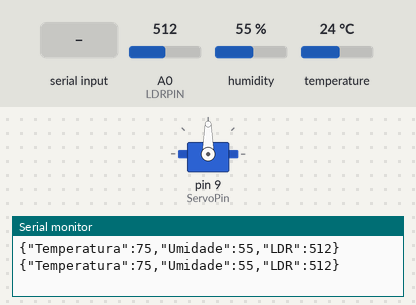
This sketch was run on a simulated Arduino Uno, built with avr-gcc and run on an emulated ATmega328P. On the bench: servo, the last lines printed to the serial monitor. Inputs (shaded band) come from the test bench; at power-on: A0 (LDRPIN) = 512, humidity 55 %, temperature 24 °C.

Above: at 3.8 s.
3.9 s: "L" received over Serial
At 7.2 s:
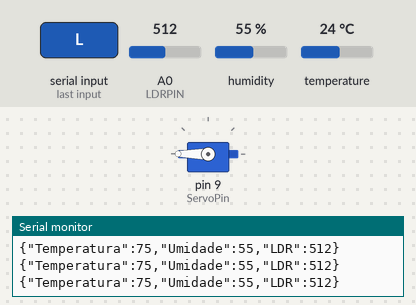
7.5 s: "R" received over Serial
At 9.5 s:
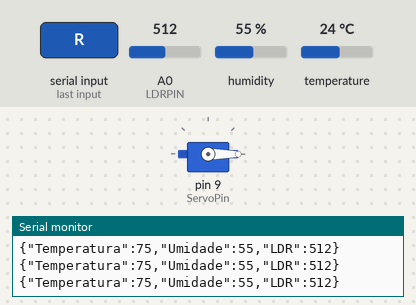
10.5 s: "M" received over Serial
At 12.7 s:
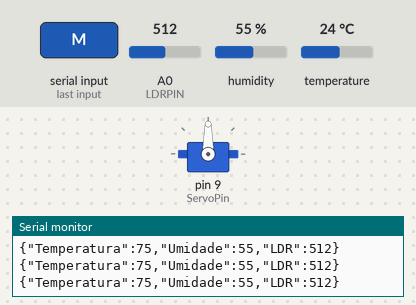
Timing chart, 0 to 14.2 s (numbered marks = the images above; inputs shaded):
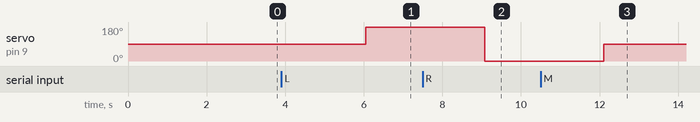

Measured:
- after the input at 3.9 s, servo on pin 9 (ServoPin): 90° → 180° after 2.2 s
- after the input at 7.5 s, servo on pin 9 (ServoPin): 180° → 0° after 1.6 s
- after the input at 10.5 s, servo on pin 9 (ServoPin): 0° → 90° after 1.6 s

The sketch:

CP4.ino
```cpp
#include<ArduinoJson.h>
#include<DHT.h>
#include<Servo.h>

#define DHTPIN 10
#define DHTTYPE 11
#define ServoPin 9
#define LDRPIN A0

DHT dht(DHTPIN, DHTTYPE);
Servo myServo;

void setup() {
  myServo.attach(ServoPin);
  pinMode(ServoPin, OUTPUT);
  dht.begin();
  Serial.begin(9600);

}

void loop() {
  int tempC = dht.readTemperature();
  int umi = dht.readHumidity();
  int valorLDR = analogRead(LDRPIN);
  int tempF = (tempC * 1.8) + 32;

  StaticJsonDocument<100>json;

  json ["Temperatura"] = tempF;
  json ["Umidade"] = umi;
  json ["LDR"] = valorLDR;

  serializeJson (json, Serial);


  Serial.println();
  delay(3000);

  if(Serial.available()>0){
    char comando = Serial.read();
    if(comando == 'L'){
      myServo.write(180);
    }else if(comando == 'R'){
      myServo.write(0);
    }else if(comando == 'M'){
      myServo.write(90);
    }
  }
}
```
